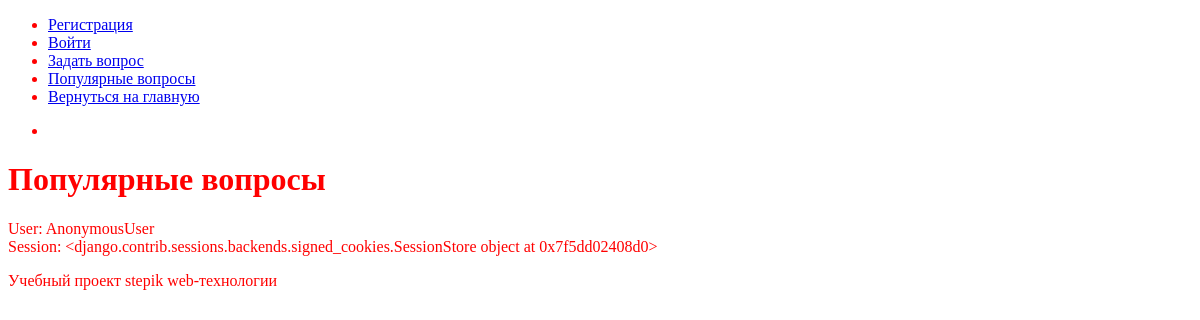
The app's page /popular/, older data.
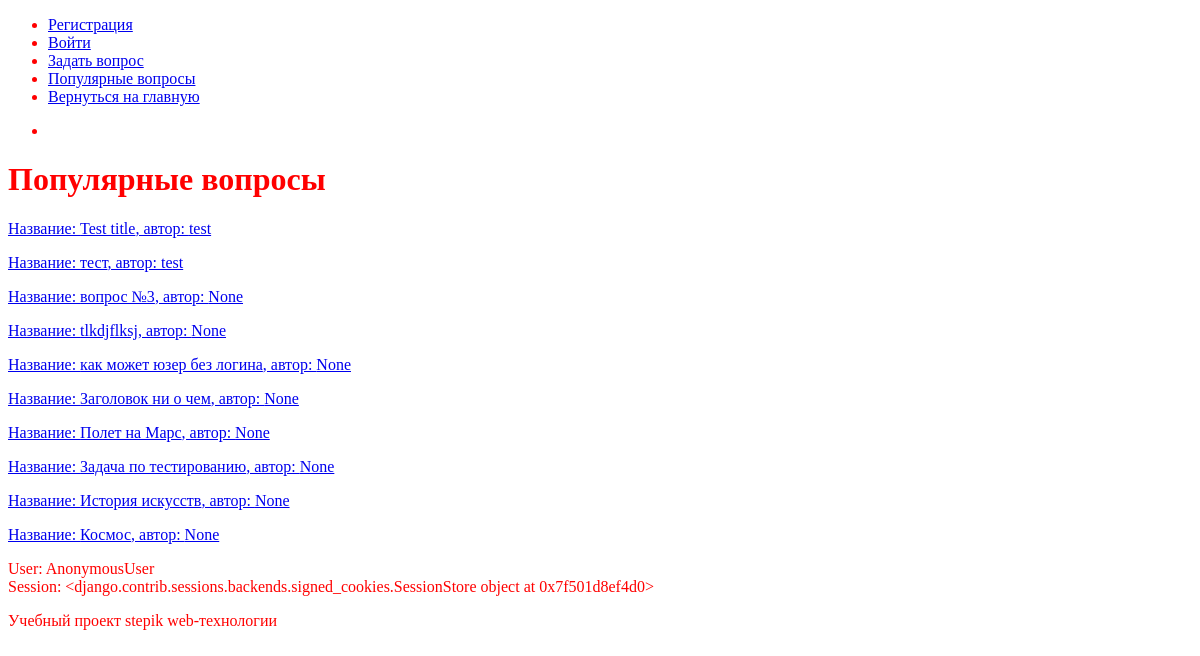
The same page, newer data.
### qa/models.py (models this page shows)
class Question(models.Model):
    objects=QuestionManager()
    title = models.CharField(max_length=1024)
    text = models.TextField()
    added_at = models.DateField(auto_now_add=True)
    rating = models.IntegerField(default=0)
    author = models.ForeignKey(User, null=True, on_delete=models.SET_NULL)
    likes = models.ManyToManyField(User, related_name='question_like_user')
    def __str__(self):
        return self.title
    def get_url(self):
        return "/question/{}/".format(self.id)

### qa/views.py (the view)
# urls.py: path(r'popular/', popular, name='popular'),
def popular(request):
    questions = Question.objects.popular()
    return pagInt(request, questions, title='Популярные вопросы')

### qa/models.py (called while the page is built)
    def popular(self):
        return self.order_by('-rating')

### qa/views.py (called while the page is built)
def pagInt(request, questions, title):
    try:
        page = int(request.GET.get("page"))
    except ValueError:
        page = 1
    except TypeError:
        page = 1
    paginator = Paginator(questions, 10)
    page = paginator.page(page)
    return render(request, 'questions.html',
                  {'title': title,
                   'paginator': paginator,
                   'questions': page.object_list,
                   'page': page,
                   'user': request.user,
                   'session': request.session, })

### templates/questions.html (shortened to what this page needs)
{% extends "base.html" %}
  {% block link_home %}
    <a href="/" class="main_page-link">Вернуться на главную</a>
  {% endblock %}
  {% block content %}
  <div class="list_questions_wrap">
    {% for question in questions %}
        <p><a href="{{ question.get_url }}">Название: {{ question }}, автор: {{ question.author }}</a></p>
    {% endfor %}
  </div>
  {% endblock %}

Row changes from the older to the newer data that the page shows:
added Question: title "Test title", author "test"
added Question: title "тест", author "test"
added Question: title "вопрос №3", author "None"
added Question: title "tlkdjflksj", author "None"
added Question: title "как может юзер без логина", author "None"
added Question: title "Заголовок ни о чем", author "None"
added Question: title "Полет на Марс", author "None"
added Question: title "Задача по тестированию", author "None"
added Question: title "История искусств", author "None"
added Question: title "Космос", author "None"
Text that changed along with them:
{{ session }}: "<django.contrib.sessions.backends.signed_cookies.SessionStore object at 0x7f5dd02408d0>" → "<django.contrib.sessions.backends.signed_cookies.SessionStore object at 0x7f501d8ef4d0>"
